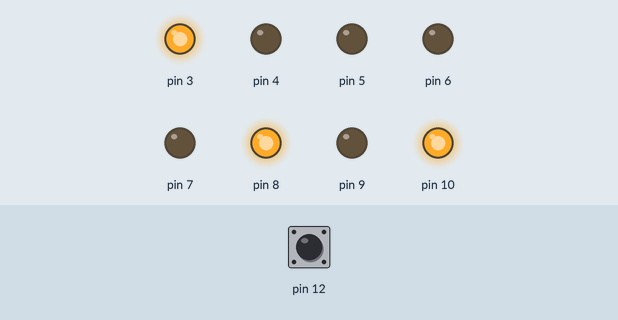
The sketch below on a simulated Arduino Uno, built with avr-gcc and run on an emulated ATmega328P. Shown: output pins drawn as LEDs (lit = HIGH). Inputs (shaded band) come from the test bench; at power-on: pin 12 HIGH.

Above: at 0.1 s.
At 7.1 s:
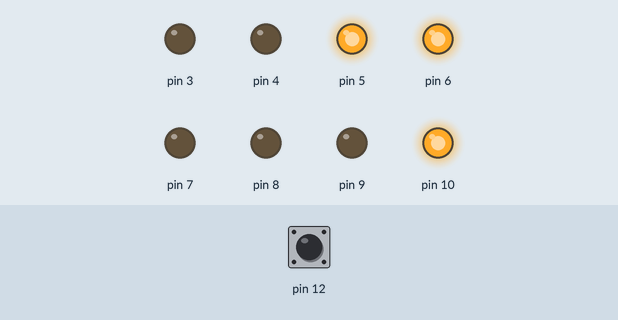
At 9.1 s:
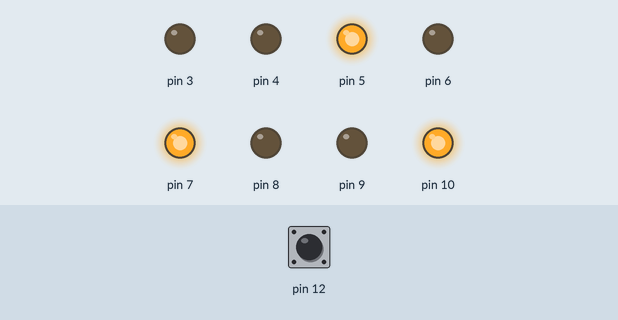
At 17.1 s:
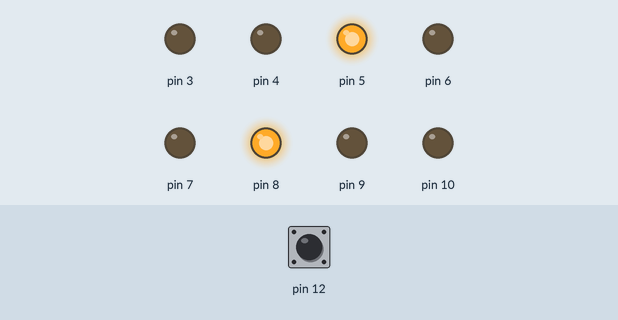
At 26.1 s:
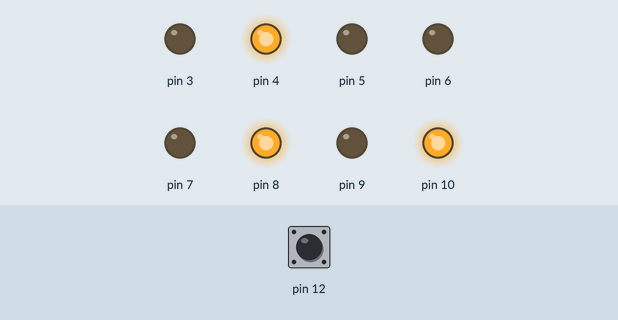
At 36.1 s:
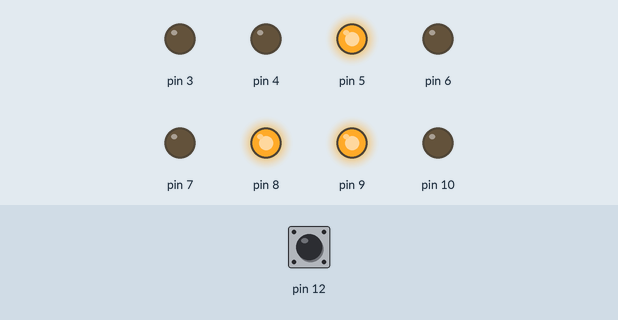
Timing chart, 0 to 40.0 s (numbered marks = the images above):
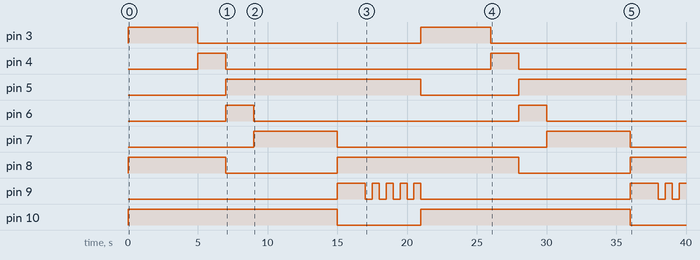

The sketch:

Sem_foro_com_bot_o.ino
```cpp
int counter;
int pedido=0;
int i=0;

void setup()
{
    pinMode(3, OUTPUT);
    pinMode(4, OUTPUT);
    pinMode(5, OUTPUT);
    pinMode(9, OUTPUT);
    pinMode(10, OUTPUT);
    pinMode(6, OUTPUT);
    pinMode(7, OUTPUT);
    pinMode(8, OUTPUT);
    pinMode(12, INPUT_PULLUP);
}

void loop()
{
    digitalWrite(10, HIGH);
    digitalWrite(3, HIGH);
    digitalWrite(8, HIGH);

    for (i=0; i<50; i++)
    {
       if(digitalRead(12)==HIGH)
    {
        pedido=1;
    }

      delay(100);
    }

    digitalWrite(3, LOW);
    digitalWrite(4, HIGH);

       for (i=0; i<20; i++)
    {
       if(digitalRead(12)==HIGH)
    {
        pedido=1;
    }

      delay(100);
    }
    digitalWrite(4, LOW);
    digitalWrite(5, HIGH);
    digitalWrite(8, LOW);
    digitalWrite(6, HIGH);

	    for (i=0; i<20; i++)
    {
       if(digitalRead(12)==HIGH)
    {
        pedido=1;
    }

      delay(100);
    }

    digitalWrite(6, LOW);
    digitalWrite(7, HIGH);

        for (i=0; i<60; i++)
    {
       if(digitalRead(12)==HIGH)
    {
        pedido=1;
    }

      delay(100);
    }

    digitalWrite(8, HIGH);
    digitalWrite(7, LOW);

  if (pedido==1)
  {
    digitalWrite(9, HIGH);
    digitalWrite(10, LOW);

     delay(2000);

    for (i=0; i<=3; i++)
    {
    digitalWrite(9, LOW);
    delay(500);
    digitalWrite(9, HIGH);
    delay(500);
    }


    digitalWrite(9, LOW);
    digitalWrite(10, HIGH);

    pedido=0;
  }


    digitalWrite(5, LOW);
}
```

Measured:
- by itself, pin 3: alternates HIGH for 5.0 s and LOW for 16.0 s
- by itself, pin 4, pin 6: alternates HIGH for 2.0 s and LOW for 19.0 s
- by itself, pin 5: LOW → HIGH at 7.0 s, → LOW 14.0 s later, → HIGH 7.0 s later
- by itself, pin 7: alternates HIGH for 6.0 s and LOW for 15.0 s
- by itself, pin 8: goes HIGH 7.0 s, LOW 8.0 s, HIGH 13.0 s, LOW 8.0 s, then HIGH
- by itself, pin 9: LOW → HIGH at 15.0 s, → LOW 2.0 s later, → HIGH 0.50 s later, → LOW 0.50 s later, … (15 changes in this stretch)
- by itself, pin 10: alternates HIGH for 15.0 s and LOW for 6.0 s
